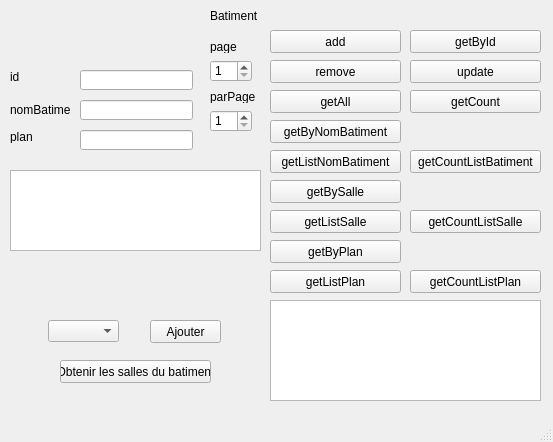
<?xml version="1.0" encoding="UTF-8"?>
<ui version="4.0">
 <class>BatimentWindow</class>
 <widget class="QMainWindow" name="BatimentWindow">
  <property name="geometry">
   <rect>
    <x>0</x>
    <y>0</y>
    <width>553</width>
    <height>442</height>
   </rect>
  </property>
  <property name="windowTitle">
   <string>MainWindow</string>
  </property>
  <widget class="QWidget" name="centralwidget">
   <widget class="QPushButton" name="pushButtonGetById">
    <property name="geometry">
     <rect>
      <x>410</x>
      <y>30</y>
      <width>131</width>
      <height>23</height>
     </rect>
    </property>
    <property name="text">
     <string>getById</string>
    </property>
   </widget>
   <widget class="QPushButton" name="pushButtonUpdate">
    <property name="geometry">
     <rect>
      <x>410</x>
      <y>60</y>
      <width>131</width>
      <height>23</height>
     </rect>
    </property>
    <property name="text">
     <string>update</string>
    </property>
   </widget>
   <widget class="QPushButton" name="pushButtonGetByNomBatiment">
    <property name="geometry">
     <rect>
      <x>270</x>
      <y>120</y>
      <width>131</width>
      <height>23</height>
     </rect>
    </property>
    <property name="text">
     <string>getByNomBatiment</string>
    </property>
   </widget>
   <widget class="QLabel" name="label">
    <property name="geometry">
     <rect>
      <x>210</x>
      <y>0</y>
      <width>61</width>
      <height>31</height>
     </rect>
    </property>
    <property name="text">
     <string>Batiment</string>
    </property>
   </widget>
   <widget class="QPushButton" name="pushButtonGetCount">
    <property name="geometry">
     <rect>
      <x>410</x>
      <y>90</y>
      <width>131</width>
      <height>23</height>
     </rect>
    </property>
    <property name="text">
     <string>getCount</string>
    </property>
   </widget>
   <widget class="QLabel" name="label_6">
    <property name="geometry">
     <rect>
      <x>210</x>
      <y>40</y>
      <width>46</width>
      <height>13</height>
     </rect>
    </property>
    <property name="text">
     <string>page</string>
    </property>
   </widget>
   <widget class="QLineEdit" name="lineEditId">
    <property name="geometry">
     <rect>
      <x>80</x>
      <y>70</y>
      <width>113</width>
      <height>20</height>
     </rect>
    </property>
   </widget>
   <widget class="QPushButton" name="pushButtonGetAll">
    <property name="geometry">
     <rect>
      <x>270</x>
      <y>90</y>
      <width>131</width>
      <height>23</height>
     </rect>
    </property>
    <property name="text">
     <string>getAll</string>
    </property>
   </widget>
   <widget class="QPushButton" name="pushButtonRemove">
    <property name="geometry">
     <rect>
      <x>270</x>
      <y>60</y>
      <width>131</width>
      <height>23</height>
     </rect>
    </property>
    <property name="text">
     <string>remove</string>
    </property>
   </widget>
   <widget class="QPushButton" name="pushButtonAdd">
    <property name="geometry">
     <rect>
      <x>270</x>
      <y>30</y>
      <width>131</width>
      <height>23</height>
     </rect>
    </property>
    <property name="text">
     <string>add</string>
    </property>
   </widget>
   <widget class="QLineEdit" name="lineEditNomBatiment">
    <property name="geometry">
     <rect>
      <x>80</x>
      <y>100</y>
      <width>113</width>
      <height>20</height>
     </rect>
    </property>
   </widget>
   <widget class="QSpinBox" name="spinBoxParPage">
    <property name="geometry">
     <rect>
      <x>210</x>
      <y>110</y>
      <width>42</width>
      <height>22</height>
     </rect>
    </property>
    <property name="minimum">
     <number>1</number>
    </property>
    <property name="maximum">
     <number>100</number>
    </property>
   </widget>
   <widget class="QTextEdit" name="textEdit">
    <property name="geometry">
     <rect>
      <x>10</x>
      <y>170</y>
      <width>251</width>
      <height>81</height>
     </rect>
    </property>
   </widget>
   <widget class="QLabel" name="label_3">
    <property name="geometry">
     <rect>
      <x>10</x>
      <y>100</y>
      <width>61</width>
      <height>20</height>
     </rect>
    </property>
    <property name="text">
     <string>nomBatiment</string>
    </property>
   </widget>
   <widget class="QLabel" name="label_5">
    <property name="geometry">
     <rect>
      <x>210</x>
      <y>90</y>
      <width>46</width>
      <height>13</height>
     </rect>
    </property>
    <property name="text">
     <string>parPage</string>
    </property>
   </widget>
   <widget class="QLabel" name="label_2">
    <property name="geometry">
     <rect>
      <x>10</x>
      <y>70</y>
      <width>46</width>
      <height>13</height>
     </rect>
    </property>
    <property name="text">
     <string>id</string>
    </property>
   </widget>
   <widget class="QSpinBox" name="spinBoxPage">
    <property name="geometry">
     <rect>
      <x>210</x>
      <y>60</y>
      <width>42</width>
      <height>22</height>
     </rect>
    </property>
    <property name="minimum">
     <number>1</number>
    </property>
    <property name="maximum">
     <number>100</number>
    </property>
   </widget>
   <widget class="QPushButton" name="pushButtonGetBySalle">
    <property name="geometry">
     <rect>
      <x>270</x>
      <y>180</y>
      <width>131</width>
      <height>23</height>
     </rect>
    </property>
    <property name="text">
     <string>getBySalle</string>
    </property>
   </widget>
   <widget class="QListWidget" name="listWidget">
    <property name="geometry">
     <rect>
      <x>270</x>
      <y>300</y>
      <width>271</width>
      <height>101</height>
     </rect>
    </property>
   </widget>
   <widget class="QComboBox" name="comboBoxSalle">
    <property name="geometry">
     <rect>
      <x>48</x>
      <y>320</y>
      <width>71</width>
      <height>22</height>
     </rect>
    </property>
   </widget>
   <widget class="QPushButton" name="pushButtonAjouter">
    <property name="geometry">
     <rect>
      <x>150</x>
      <y>320</y>
      <width>71</width>
      <height>23</height>
     </rect>
    </property>
    <property name="text">
     <string>Ajouter</string>
    </property>
   </widget>
   <widget class="QLabel" name="labelPlan">
    <property name="geometry">
     <rect>
      <x>10</x>
      <y>130</y>
      <width>46</width>
      <height>13</height>
     </rect>
    </property>
    <property name="text">
     <string>plan</string>
    </property>
   </widget>
   <widget class="QPushButton" name="pushButtonGetByPlan">
    <property name="geometry">
     <rect>
      <x>270</x>
      <y>240</y>
      <width>131</width>
      <height>23</height>
     </rect>
    </property>
    <property name="text">
     <string>getByPlan</string>
    </property>
   </widget>
   <widget class="QLineEdit" name="lineEditPlan">
    <property name="geometry">
     <rect>
      <x>80</x>
      <y>130</y>
      <width>113</width>
      <height>20</height>
     </rect>
    </property>
   </widget>
   <widget class="QPushButton" name="pushButtonGetListNomBatiment">
    <property name="geometry">
     <rect>
      <x>270</x>
      <y>150</y>
      <width>131</width>
      <height>23</height>
     </rect>
    </property>
    <property name="text">
     <string>getListNomBatiment</string>
    </property>
   </widget>
   <widget class="QPushButton" name="pushButtonGetCountListBatiment">
    <property name="geometry">
     <rect>
      <x>410</x>
      <y>150</y>
      <width>131</width>
      <height>23</height>
     </rect>
    </property>
    <property name="text">
     <string>getCountListBatiment</string>
    </property>
   </widget>
   <widget class="QPushButton" name="pushButtonGetListSalle">
    <property name="geometry">
     <rect>
      <x>270</x>
      <y>210</y>
      <width>131</width>
      <height>23</height>
     </rect>
    </property>
    <property name="text">
     <string>getListSalle</string>
    </property>
   </widget>
   <widget class="QPushButton" name="pushButtonGetCountListSalle">
    <property name="geometry">
     <rect>
      <x>410</x>
      <y>210</y>
      <width>131</width>
      <height>23</height>
     </rect>
    </property>
    <property name="text">
     <string>getCountListSalle</string>
    </property>
   </widget>
   <widget class="QPushButton" name="pushButtonGetListPlan">
    <property name="geometry">
     <rect>
      <x>270</x>
      <y>270</y>
      <width>131</width>
      <height>23</height>
     </rect>
    </property>
    <property name="text">
     <string>getListPlan</string>
    </property>
   </widget>
   <widget class="QPushButton" name="pushButtonGetCountListPlan">
    <property name="geometry">
     <rect>
      <x>410</x>
      <y>270</y>
      <width>131</width>
      <height>23</height>
     </rect>
    </property>
    <property name="text">
     <string>getCountListPlan</string>
    </property>
   </widget>
   <widget class="QPushButton" name="pushButtonSallesBatiment">
    <property name="geometry">
     <rect>
      <x>60</x>
      <y>360</y>
      <width>151</width>
      <height>23</height>
     </rect>
    </property>
    <property name="text">
     <string>Obtenir les salles du batiment</string>
    </property>
   </widget>
  </widget>
  <widget class="QMenuBar" name="menubar">
   <property name="geometry">
    <rect>
     <x>0</x>
     <y>0</y>
     <width>553</width>
     <height>21</height>
    </rect>
   </property>
  </widget>
  <widget class="QStatusBar" name="statusbar"/>
 </widget>
 <resources/>
 <connections/>
</ui>
